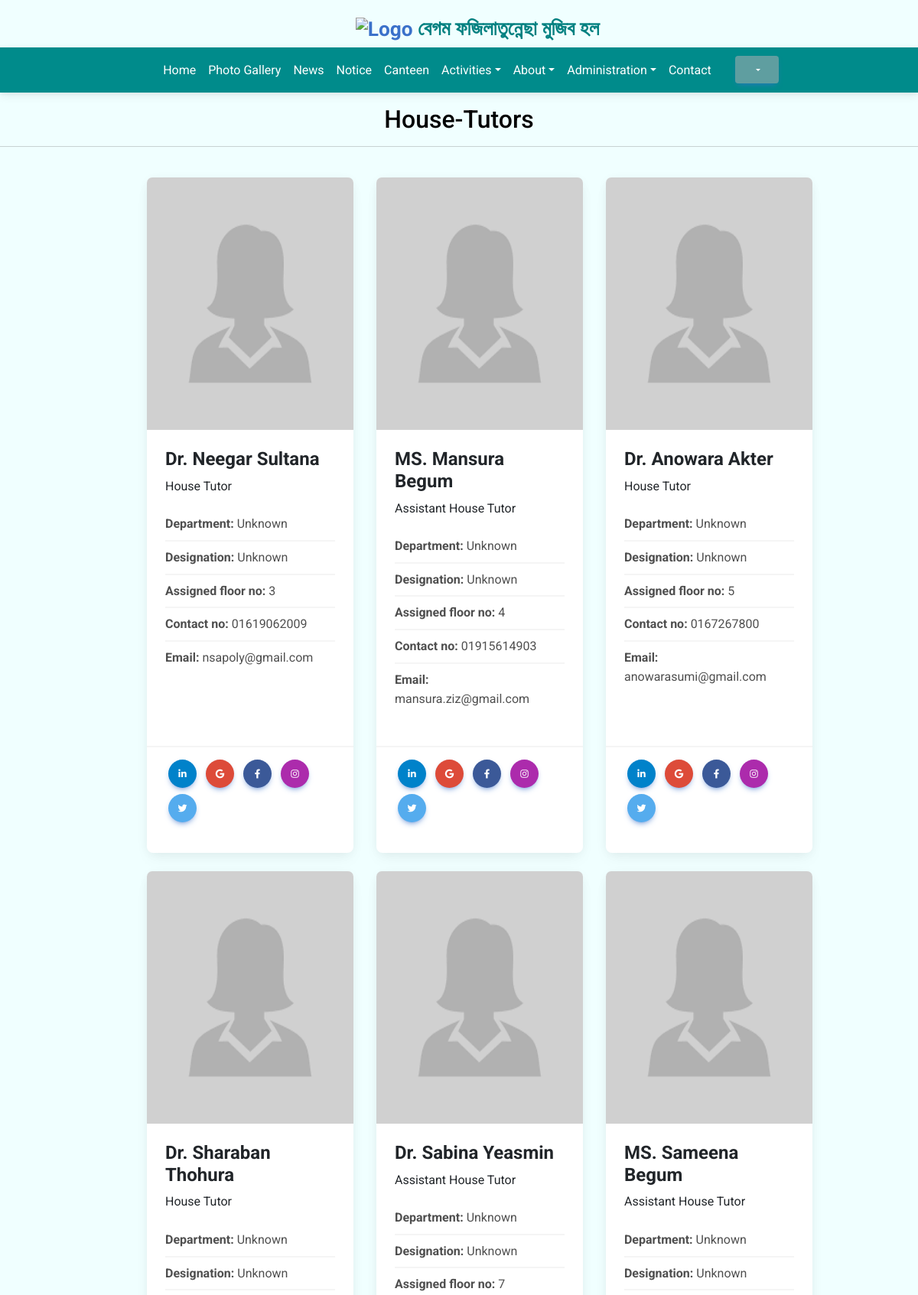
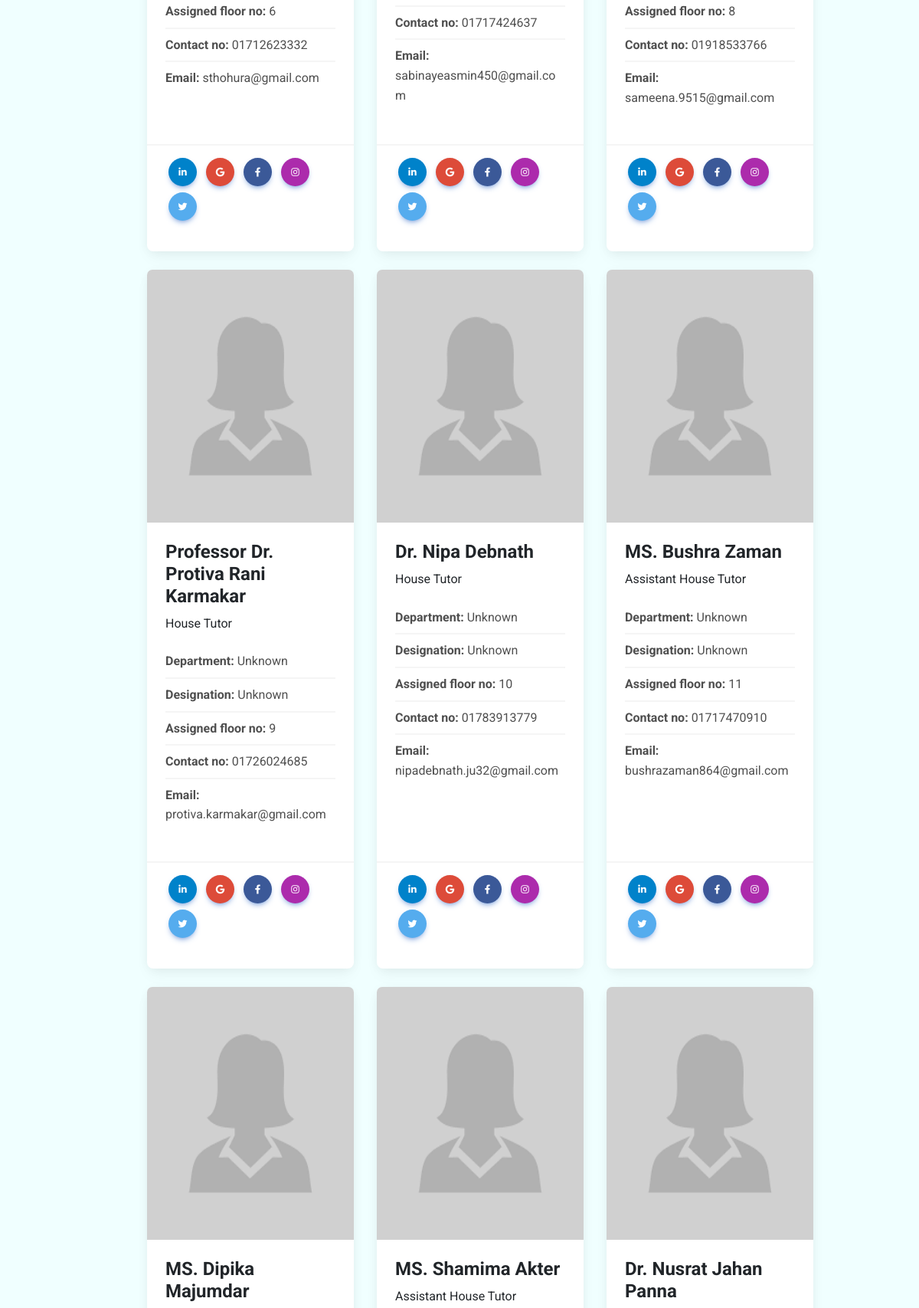
Screenshot of /current_houseTutors_for_students.php (upper part) with the database file from the repository (2 pictures, top to bottom).
### tables this page shows
CREATE TABLE `current_house_tutors` (
  `name` varchar(100) NOT NULL,
  `department` varchar(100) NOT NULL,
  `designation` varchar(100) NOT NULL,
  `password` varchar(200) NOT NULL,
  `roomNo` varchar(20) NOT NULL,
  `seatNo` varchar(20) NOT NULL,
  `assigned_floor_no` varchar(100) NOT NULL,
  `tenure_from` date NOT NULL,
  `tenure_to` date NOT NULL,
  `phnNo` varchar(100) NOT NULL,
  `email` varchar(100) NOT NULL,
  `image` varchar(100) NOT NULL,
  `id` varchar(30) NOT NULL,
  `serial` int(11) NOT NULL,
  `house_tutor_designation` varchar(100) NOT NULL,
  `fblink` varchar(200) DEFAULT NULL,
  `instalink` varchar(200) DEFAULT NULL,
  `linkdnlink` varchar(200) DEFAULT NULL,
  `twitterlink` varchar(200) DEFAULT NULL,
  `googleScholarlink` varchar(200) DEFAULT NULL,
  `date_of_birth` date DEFAULT NULL
);

### current_houseTutors_for_students.php (the view, shortened to what this page needs)
<!DOCTYPE html>
<html lang="en">
<head>
    <link href="https://cdnjs.cloudflare.com/ajax/libs/font-awesome/6.0.0/css/all.min.css"rel="stylesheet"/>
    <link href="https://cdnjs.cloudflare.com/ajax/libs/mdb-ui-kit/6.3.1/mdb.min.css" rel="stylesheet"/>
    <link href="https://cdnjs.cloudflare.com/ajax/libs/font-awesome/6.0.0/css/all.min.css"rel="stylesheet"/>
    <link href="https://cdnjs.cloudflare.com/ajax/libs/mdb-ui-kit/6.3.1/mdb.min.css" rel="stylesheet"/>
    <link rel="stylesheet"href="body.css">
</head>
<body style="background-color:azure;">
<div class="headr"><?php include 'header.php' ?></div>
<div class="nv" style="align-content:center">
<?php include 'navbarStudents.php' ?></div>
<h2 style="margin-top:1.3%;color:black;margin-bottom:1%"><center>House-Tutors</center></h2><hr>
<div class="row row-cols-1 row-cols-md-3 g-4" style="margin-left: 15%;margin-right:10%;margin-bottom:3%;margin-top:1%">
<?php
include 'db_conn.php';
$sql="SELECT * from current_house_tutors order by serial asc";
$query=mysqli_query($conn,$sql);
while($info=mysqli_fetch_array($query)){
?>
 <div class="col">
    <div class="card h-100" style="width:98%">
      <img src="<?php echo $info['image']; ?>" class="card-img-top" style="height:330px"/>
      <div class="card-body">
        <h4 class="card-title"><b><?php echo $info['name']; ?></b></h4>
        <?php echo $info['house_tutor_designation']; ?>
        <p class="card-text">
        <ul class="list-group list-group-light list-group-small">
          <li class="list-group-item"><b>Department: </b><?php echo $info['department']; ?></li>
          <li class="list-group-item"><b>Designation: </b><?php echo $info['designation']; ?></li>
          <li class="list-group-item"><b>Assigned floor no: </b><?php echo $info['assigned_floor_no']; ?></li>
          <li class="list-group-item"><b>Contact no: </b><?php echo $info['phnNo']; ?></li>
          <li class="list-group-item"><b>Email: </b><?php echo $info['email']; ?></li>
        </ul></p>
    </div>
    <div class="card-footer">
    <section class="mb-4">
      <a class="btn btn-primary btn-floating m-1" style="background-color: #0082ca" href="<?php echo $info['linkdnlink']; ?>" role="button"><i class="fab fa-linkedin-in"></i></a>
      <a class="btn btn-primary btn-floating m-1" style="background-color: #dd4b39" href="<?php echo $info['googleScholarlink']; ?>" role="button"><i class="fab fa-google"></i></a>
      <a class="btn btn-primary btn-floating m-1" style="background-color: #3b5998" href="<?php echo $info['fblink']; ?>" role="button"><i class="fab fa-facebook-f"></i></a>
      <a class="btn btn-primary btn-floating m-1" style="background-color: #ac2bac" href="<?php echo $info['instalink']; ?>" role="button"><i class="fab fa-instagram"></i></a>
      <a class="btn btn-primary btn-floating m-1" style="background-color: #55acee" href="<?php echo $info['twitterlink']; ?>"role="button"><i class="fab fa-twitter"></i></a>
    </section>
      </div>
   </div>
  </div>
<?php
}
?>
</div>
<?php include 'footer.php' ?>
    </body>
</html>

### body.css (style rules this page uses)
body { background-color: azure; }

### rows the page displays
current_house_tutors: image (picture), name "Dr. Neegar Sultana", house_tutor_designation "House Tutor", department "Unknown", designation "Unknown", assigned_floor_no "3", phnNo "01619062009", email "nsapoly@gmail.com"
current_house_tutors: image (picture), name "MS. Mansura Begum", house_tutor_designation "Assistant House Tutor", department "Unknown", designation "Unknown", assigned_floor_no "4", phnNo "01915614903", email "mansura.ziz@gmail.com"
current_house_tutors: image (picture), name "Dr. Anowara Akter", house_tutor_designation "House Tutor", department "Unknown", designation "Unknown", assigned_floor_no "5", phnNo "0167267800", email "anowarasumi@gmail.com"
current_house_tutors: image (picture), name "Dr. Sharaban Thohura", house_tutor_designation "House Tutor", department "Unknown", designation "Unknown", assigned_floor_no "6", phnNo "01712623332", email "sthohura@gmail.com"
current_house_tutors: image (picture), name "Dr. Sabina Yeasmin", house_tutor_designation "Assistant House Tutor", department "Unknown", designation "Unknown", assigned_floor_no "7", phnNo "01717424637", email "sabinayeasmin450@gmail.com"
current_house_tutors: image (picture), name "MS. Sameena Begum", house_tutor_designation "Assistant House Tutor", department "Unknown", designation "Unknown", assigned_floor_no "8", phnNo "01918533766", email "sameena.9515@gmail.com"
current_house_tutors: image (picture), name "Professor Dr. Protiva Rani Karmakar", house_tutor_designation "House Tutor", department "Unknown", designation "Unknown", assigned_floor_no "9", phnNo "01726024685", email "protiva.karmakar@gmail.com"
current_house_tutors: image (picture), name "Dr. Nipa Debnath", house_tutor_designation "House Tutor", department "Unknown", designation "Unknown", assigned_floor_no "10", phnNo "01783913779", email "nipadebnath.ju32@gmail.com"
current_house_tutors: image (picture), name "MS. Bushra Zaman", house_tutor_designation "Assistant House Tutor", department "Unknown", designation "Unknown", assigned_floor_no "11", phnNo "01717470910", email "bushrazaman864@gmail.com"
current_house_tutors: image (picture), name "MS. Dipika Majumdar"
current_house_tutors: image (picture), name "MS. Shamima Akter", house_tutor_designation "Assistant House Tutor"
current_house_tutors: image (picture), name "Dr. Nusrat Jahan Panna"
